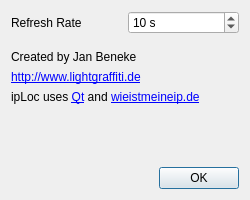
<?xml version="1.0" encoding="UTF-8"?>
<ui version="4.0">
 <class>dlg</class>
 <widget class="QDialog" name="dlg">
  <property name="geometry">
   <rect>
    <x>0</x>
    <y>0</y>
    <width>250</width>
    <height>200</height>
   </rect>
  </property>
  <property name="minimumSize">
   <size>
    <width>250</width>
    <height>200</height>
   </size>
  </property>
  <property name="windowTitle">
   <string>Dialog</string>
  </property>
  <layout class="QVBoxLayout" name="verticalLayout">
   <item>
    <layout class="QHBoxLayout" name="horizontalLayout">
     <item>
      <widget class="QLabel" name="label">
       <property name="text">
        <string>Refresh Rate</string>
       </property>
      </widget>
     </item>
     <item>
      <widget class="QSpinBox" name="spinBox">
       <property name="suffix">
        <string> s</string>
       </property>
       <property name="maximum">
        <number>999999999</number>
       </property>
       <property name="value">
        <number>10</number>
       </property>
      </widget>
     </item>
    </layout>
   </item>
   <item>
    <spacer name="verticalSpacer_2">
     <property name="orientation">
      <enum>Qt::Vertical</enum>
     </property>
     <property name="sizeType">
      <enum>QSizePolicy::Fixed</enum>
     </property>
     <property name="sizeHint" stdset="0">
      <size>
       <width>20</width>
       <height>10</height>
      </size>
     </property>
    </spacer>
   </item>
   <item>
    <widget class="QLabel" name="label_2">
     <property name="frameShape">
      <enum>QFrame::NoFrame</enum>
     </property>
     <property name="frameShadow">
      <enum>QFrame::Plain</enum>
     </property>
     <property name="text">
      <string>Created by Jan Beneke</string>
     </property>
    </widget>
   </item>
   <item>
    <widget class="QLabel" name="label_3">
     <property name="frameShape">
      <enum>QFrame::NoFrame</enum>
     </property>
     <property name="frameShadow">
      <enum>QFrame::Plain</enum>
     </property>
     <property name="text">
      <string>&lt;a href=&quot;http://www.lightgraffiti.de&quot;&gt;http://www.lightgraffiti.de&lt;/a</string>
     </property>
    </widget>
   </item>
   <item>
    <widget class="QLabel" name="label_4">
     <property name="frameShape">
      <enum>QFrame::NoFrame</enum>
     </property>
     <property name="frameShadow">
      <enum>QFrame::Plain</enum>
     </property>
     <property name="text">
      <string>&lt;html&gt;&lt;head/&gt;&lt;body&gt;&lt;p&gt;ipLoc uses &lt;a href=&quot;http://qt-project.org/&quot;&gt;&lt;span style=&quot; text-decoration: underline; color:#0000ff;&quot;&gt;Qt&lt;/span&gt;&lt;/a&gt; and &lt;a href=&quot;http://www.wieistmeineip.de&quot;&gt;&lt;span style=&quot; text-decoration: underline; color:#0000ff;&quot;&gt;wieistmeineip.de&lt;/span&gt;&lt;/a&gt;&lt;/p&gt;&lt;/body&gt;&lt;/html&gt;</string>
     </property>
    </widget>
   </item>
   <item>
    <spacer name="verticalSpacer">
     <property name="orientation">
      <enum>Qt::Vertical</enum>
     </property>
     <property name="sizeHint" stdset="0">
      <size>
       <width>20</width>
       <height>40</height>
      </size>
     </property>
    </spacer>
   </item>
   <item>
    <widget class="QDialogButtonBox" name="buttonBox">
     <property name="orientation">
      <enum>Qt::Horizontal</enum>
     </property>
     <property name="standardButtons">
      <set>QDialogButtonBox::Ok</set>
     </property>
    </widget>
   </item>
  </layout>
 </widget>
 <resources/>
 <connections>
  <connection>
   <sender>buttonBox</sender>
   <signal>accepted()</signal>
   <receiver>dlg</receiver>
   <slot>accept()</slot>
   <hints>
    <hint type="sourcelabel">
     <x>248</x>
     <y>254</y>
    </hint>
    <hint type="destinationlabel">
     <x>157</x>
     <y>274</y>
    </hint>
   </hints>
  </connection>
  <connection>
   <sender>buttonBox</sender>
   <signal>rejected()</signal>
   <receiver>dlg</receiver>
   <slot>reject()</slot>
   <hints>
    <hint type="sourcelabel">
     <x>316</x>
     <y>260</y>
    </hint>
    <hint type="destinationlabel">
     <x>286</x>
     <y>274</y>
    </hint>
   </hints>
  </connection>
 </connections>
</ui>
